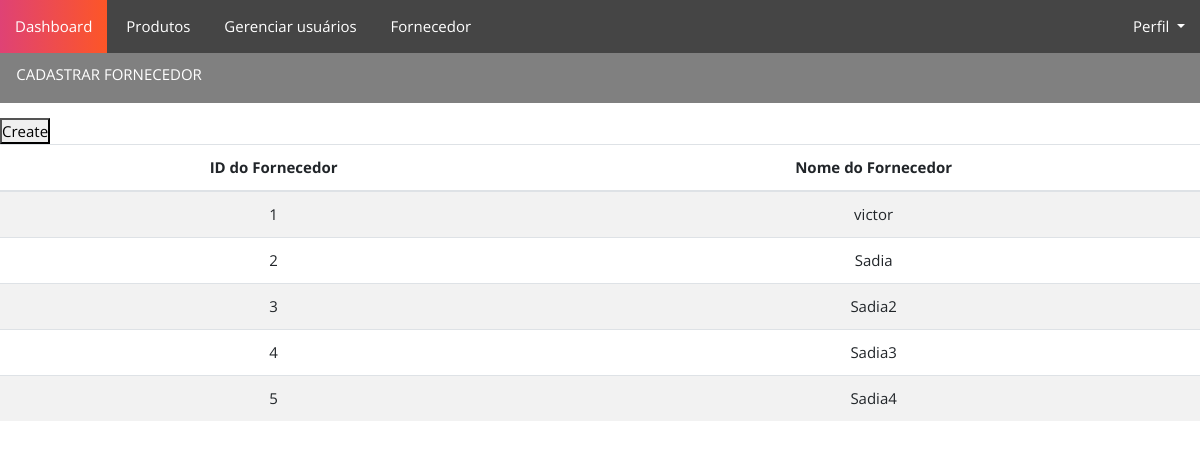
/telainicial/fornecedor/, run on an earlier commit of the app's database.
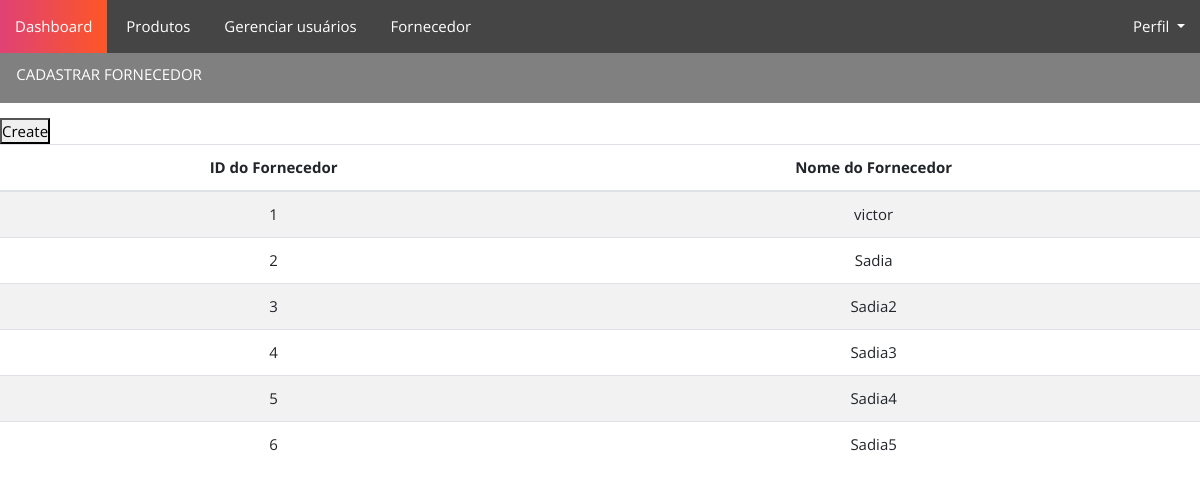
And on a later commit of the database.
### Fornecedores/models.py (models this page shows)
class Fornecedor(models.Model):
    idFornecedor = models.AutoField(primary_key=True)
    nomeFornecedor = models.CharField(max_length=30)
    endereco = models.CharField(max_length=30)
    telefone = models.CharField(max_length=20)
    cep = models.CharField(max_length=8)
    cnpj = models.CharField(max_length=14)

### Fornecedores/views.py (the view)
# urls.py: path('',fornecedor_view, name = "fornecedor_view"),
def fornecedor_view(request):
    fornecedores = Fornecedor.objects.all()
    fornecedorForm = FornecedorForm()
    return render(request,"fornecedor.html",{"fornecedores":fornecedores, 'fornecedorForm': fornecedorForm})

### Fornecedores/templates/fornecedor.html (shortened to what this page needs)
{% extends 'base.html' %}
{% load static %}
{% block content%}
    <link rel="stylesheet" href="{% static 'css/fornecedores.css' %}">
    <div class="retangulo">
        <ul>
            <li>
                <button type="button" class="btn btn-transparent" data-toggle="modal" data-target=".bd-cadastroFornecedor-modal-lg">
                    CADASTRAR FORNECEDOR
                </button>
            </li>
        </ul>
    </div>
    <form action="{% url 'salvarFornecedor_view' %}" method="POST">
        <button>Create</button>
    </form>
    <div>
        <table class="table table-striped">
            <thead>
                <tr>
                    <th scope="col">ID do Fornecedor</th>
                    <th scope="col">Nome do Fornecedor</th>
                </tr>
            </thead>
            <tbody>
                {% for fornecedor in fornecedores %}
                    <tr>
                        <td>{{fornecedor.idFornecedor}}</td>
                        <td>{{fornecedor.nomeFornecedor}}</td>
                    </tr>
                {% endfor %}
            </tbody>
        </table>
    </div>
{% endblock %}

What changed in the data, as far as the page shows it:
added Fornecedor: idFornecedor "6", nomeFornecedor "Sadia5"
